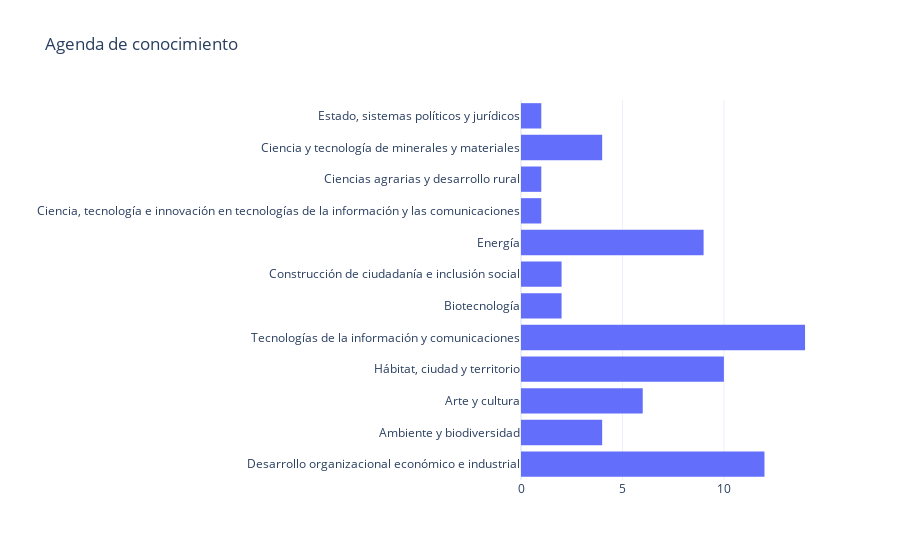

The notebook cell saved with this chart:
### Code cell
config = {
    'labels': {'knowledge': '',
               'sub_ocde': 'Subáreas',
               'count': ''
              },
     'height': 500,
     'title':'Agenda de conocimiento',
     'template': 'plotly_white',
}

if faculty != 'All':
    g = groups.loc[groups['facultad'] == faculty]
else:
    g = groups

fig = px.histogram(g, y='knowledge', orientation='h', barmode='group', **config)
fig.update_layout(xaxis_title='')
fig.update_traces(hoverinfo='none', hovertemplate = '')
fig.show()

### Figure 1 — Plotly figure (JSON) as saved in the notebook; plotly's stock layout.template omitted (floating-point values rounded to 4 significant figures)
{"data": [{"alignmentgroup": "True", "bingroup": "y", "hoverinfo": "none", "hovertemplate": "", "legendgroup": "", "marker": {"color": "#636efa", "pattern": {"shape": ""}}, "name": "", "offsetgroup": "", "orientation": "h", "showlegend": false, "type": "histogram", "xaxis": "x", "y": ["Desarrollo organizacional económico e industrial", "Desarrollo organizacional económico e industrial", "Ambiente y biodiversidad", "Arte y cultura", "Arte y cultura", "Hábitat, ciudad y territorio", "Tecnologías de la información y comunicaciones", "Biotecnología", "Tecnologías de la información y comunicaciones", "Construcción de ciudadanía e inclusión social", "Desarrollo organizacional económico e industrial", "Tecnologías de la información y comunicaciones", "Tecnologías de la información y comunicaciones", "Desarrollo organizacional económico e industrial", "Construcción de ciudadanía e inclusión social", "Desarrollo organizacional económico e industrial", "Tecnologías de la información y comunicaciones", "Desarrollo organizacional económico e industrial", "Energía", "Hábitat, ciudad y territorio", "Arte y cultura", "Desarrollo organizacional económico e industrial", "Desarrollo organizacional económico e industrial", "Desarrollo organizacional económico e industrial", "Desarrollo organizacional económico e industrial", "Tecnologías de la información y comunicaciones", "Hábitat, ciudad y territorio", "Hábitat, ciudad y territorio", "Arte y cultura", "Ciencia, tecnología e innovación en tecnologías de la información y las comunicaciones", "Energía", "Ciencias agrarias y desarrollo rural", "Tecnologías de la información y comunicaciones", "Energía", "Ambiente y biodiversidad", "Energía", "Tecnologías de la información y comunicaciones", "Energía", "Energía", "Tecnologías de la información y comunicaciones", "Desarrollo organizacional económico e industrial", "Arte y cultura", "Hábitat, ciudad y territorio", "Tecnologías de la información y comunicaciones", "Ambiente y biodiversidad", "Ambiente y biodiversidad", "Tecnologías de la información y comunicaciones", "Arte y cultura", "Hábitat, ciudad y territorio", "Desarrollo organizacional económico e industrial", "Tecnologías de la información y comunicaciones", "Ciencia y tecnología de minerales y materiales", "Ciencia y tecnología de minerales y materiales", "Hábitat, ciudad y territorio", "Hábitat, ciudad y territorio", "Hábitat, ciudad y territorio", "Tecnologías de la información y comunicaciones", "Hábitat, ciudad y territorio", "Energía", "Ciencia y tecnología de minerales y materiales", "Biotecnología", "Energía", "Ciencia y tecnología de minerales y materiales", "Energía", "Tecnologías de la información y comunicaciones", "Estado, sistemas políticos y jurídicos"], "yaxis": "y"}], "layout": {"autosize": true, "barmode": "group", "legend": {"tracegroupgap": 0}, "title": {"text": "Agenda de conocimiento"}, "xaxis": {"anchor": "y", "autorange": true, "domain": [0, 1], "range": [0, 14.74], "title": {"text": ""}}, "yaxis": {"anchor": "x", "autorange": true, "domain": [0, 1], "range": [-0.5, 11.5], "title": {"text": ""}, "type": "category"}}}
